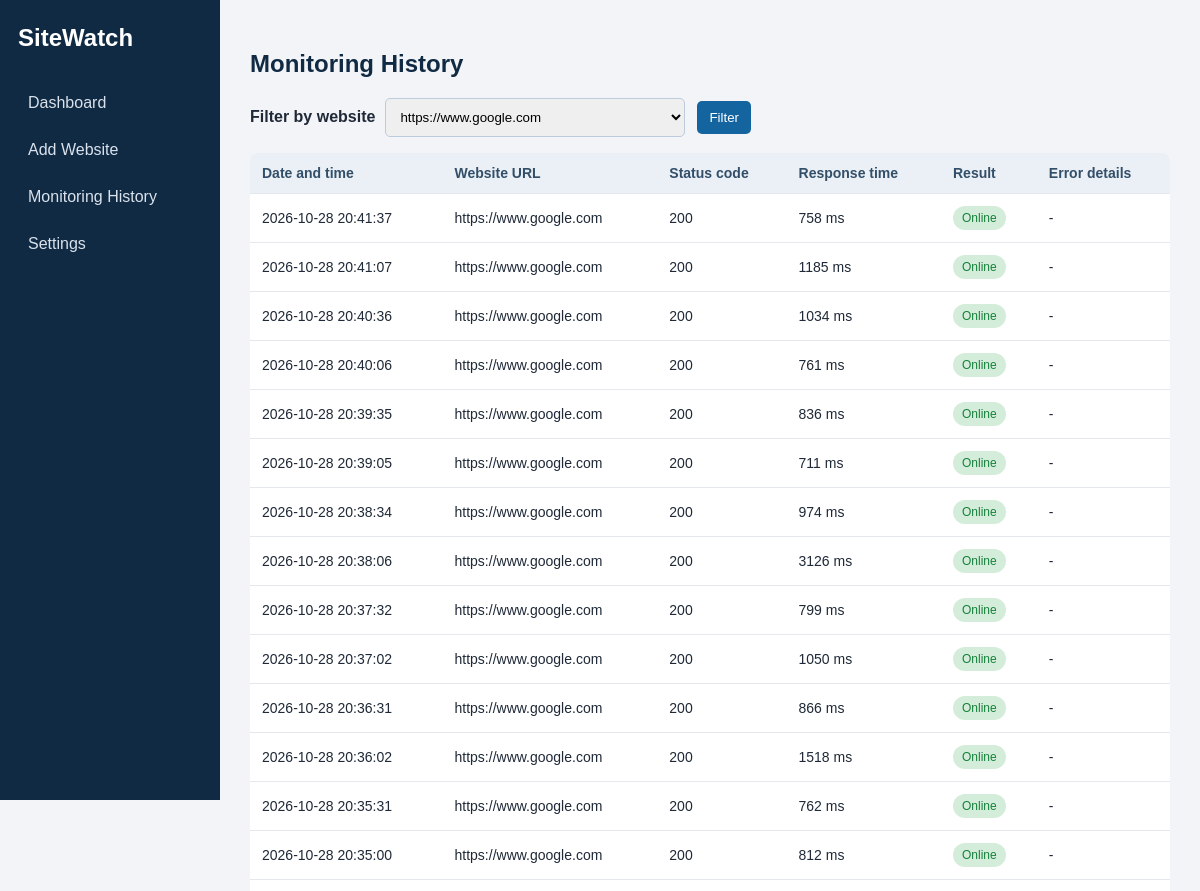
The app's page /history?website_id=1 (upper part), older data.
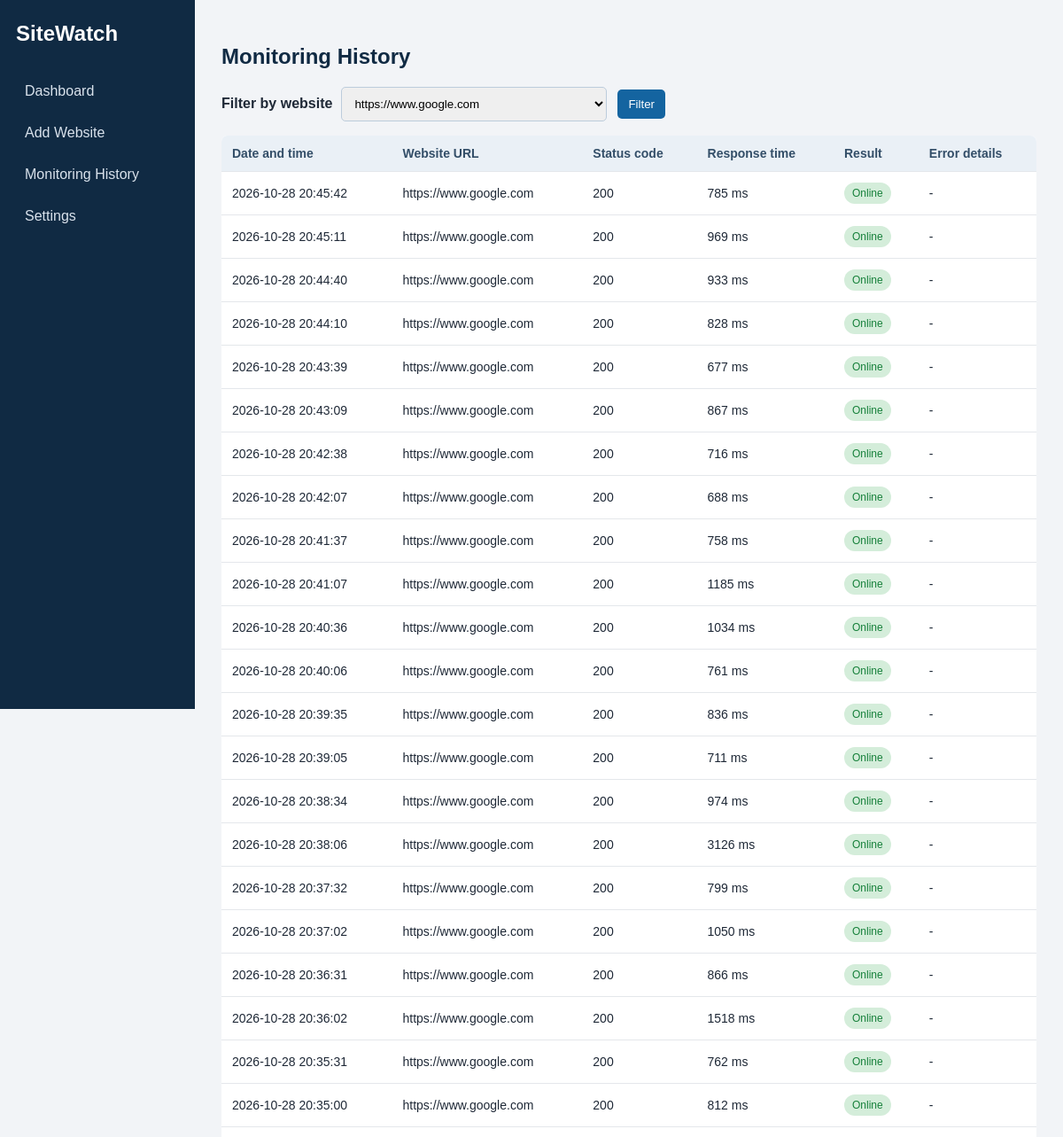
The same page, newer data.
### tables this page shows
CREATE TABLE MonitoringHistory (
            id INTEGER PRIMARY KEY AUTOINCREMENT,
            website_id INTEGER NOT NULL,
            status_code INTEGER,
            response_time INTEGER NOT NULL,
            result TEXT NOT NULL,
            checked_at TEXT NOT NULL,
            error_message TEXT,
            FOREIGN KEY (website_id) REFERENCES Websites(id) ON DELETE CASCADE
        );

CREATE TABLE Websites (
            id INTEGER PRIMARY KEY AUTOINCREMENT,
            url TEXT UNIQUE NOT NULL,
            interval_seconds INTEGER NOT NULL,
            created_at TEXT NOT NULL
        );

### app.py (the view)
@app.route("/history")
def history():
    website_id = request.args.get("website_id", "")
    connection = get_db()
    websites = connection.execute("SELECT id, url FROM Websites ORDER BY url").fetchall()
    if website_id:
        records = connection.execute("""
            SELECT h.*, w.url FROM MonitoringHistory h
            JOIN Websites w ON w.id = h.website_id
            WHERE h.website_id = ? ORDER BY h.checked_at DESC, h.id DESC
        """, (website_id,)).fetchall()
    else:
        records = connection.execute("""
            SELECT h.*, w.url FROM MonitoringHistory h
            JOIN Websites w ON w.id = h.website_id
            ORDER BY h.checked_at DESC, h.id DESC
        """).fetchall()
    connection.close()
    return render_template("history.html", records=records, websites=websites, selected=website_id)

### app.py (called while the page is built)
def get_db():
    connection = sqlite3.connect(DB_NAME)
    connection.row_factory = sqlite3.Row
    connection.execute("PRAGMA foreign_keys = ON")
    return connection

### templates/history.html (shortened to what this page needs)
{% extends "base.html" %}
{% block content %}
<h2>Monitoring History</h2>
<form class="filter-form" method="get">
    <label for="website_id">Filter by website</label>
    <select id="website_id" name="website_id">
        {% for website in websites %}
        <option value="{{ website.id }}" {% if selected == website.id|string %}selected{% endif %}>{{ website.url }}</option>
        {% endfor %}
    </select>
    <button class="button" type="submit">Filter</button>
</form>
{% if records %}
<div class="table-wrap">
<table>
    <thead><tr><th>Date and time</th><th>Website URL</th><th>Status code</th><th>Response time</th><th>Result</th><th>Error details</th></tr></thead>
    <tbody>
    {% for row in records %}
    <tr>
        <td>{{ row.checked_at }}</td><td>{{ row.url }}</td>
        <td>{{ row.status_code if row.status_code is not none else '-' }}</td>
        <td>{{ row.response_time }} ms</td>
        <td><span class="badge {{ 'online' if row.result == 'Online' else 'failed' }}">{{ row.result }}</span></td>
        <td>{{ row.error_message if row.error_message else '-' }}</td>
    </tr>
    {% endfor %}
    </tbody>
</table>
</div>
{% else %}
<p class="empty">No monitoring history is available.</p>
{% endif %}
{% endblock %}

### templates/base.html (shortened to what this page needs)
<!DOCTYPE html>
<html lang="en">
<head>
    <link rel="stylesheet" href="{{ url_for('static', filename='style.css') }}">
</head>
<body>
<div class="layout">
    <aside class="sidebar">
        <h1>SiteWatch</h1>
        <nav>
            <a href="{{ url_for('dashboard') }}">Dashboard</a>
            <a href="{{ url_for('add_website') }}">Add Website</a>
            <a href="{{ url_for('history') }}">Monitoring History</a>
            <a href="{{ url_for('settings') }}">Settings</a>
        </nav>
    </aside>
    <main class="content">
        {% block content %}{% endblock %}
    </main>
</div>
</body>
</html>

### static/style.css (style rules this page uses)
* { box-sizing: border-box; }
body { margin: 0; font-family: Arial, Helvetica, sans-serif; background: #f2f4f7; color: #1f2937; }
.layout { display: flex; min-height: 100vh; }
.sidebar { width: 220px; background: #102a43; color: white; padding: 24px 18px; position: fixed; height: 100vh; }
.sidebar h1 { margin: 0 0 30px; font-size: 24px; }
.sidebar nav a { display: block; color: #d9e2ec; text-decoration: none; padding: 12px 10px; border-radius: 5px; margin-bottom: 5px; }
.content { margin-left: 220px; width: calc(100% - 220px); padding: 30px; }
h2, h3 { color: #102a43; }
.table-wrap { overflow-x: auto; background: white; border-radius: 7px; }
table { width: 100%; border-collapse: collapse; }
th { background: #eaf0f6; text-align: left; color: #334e68; }
th, td { padding: 12px; border-bottom: 1px solid #e4e7eb; font-size: 14px; }
.badge { display: inline-block; padding: 5px 9px; border-radius: 12px; font-size: 12px; background: #d9e2ec; color: #334e68; }
.badge.online { background: #d4edda; color: #16803a; }
.button { border: 0; border-radius: 5px; background: #1464a0; color: white; padding: 9px 12px; cursor: pointer; text-decoration: none; margin: 2px; }
label { display: block; margin: 12px 0 6px; font-weight: bold; }
input, select { width: 100%; max-width: 500px; padding: 10px; border: 1px solid #bcccdc; border-radius: 5px; margin-bottom: 12px; }
.filter-form { display: flex; align-items: center; gap: 10px; margin-bottom: 16px; }
.filter-form label { margin: 0; }
.filter-form select { width: 300px; margin: 0; }

Row changes from the older to the newer data that the page shows:
added MonitoringHistory: checked_at "2026-10-28 20:45:42", url "https://www.google.com", status_code "200", response_time "785", result "Online", error_message "-"
added MonitoringHistory: checked_at "2026-10-28 20:45:11", url "https://www.google.com", status_code "200", response_time "969", result "Online", error_message "-"
added MonitoringHistory: checked_at "2026-10-28 20:44:40", url "https://www.google.com", status_code "200", response_time "933", result "Online", error_message "-"
added MonitoringHistory: checked_at "2026-10-28 20:44:10", url "https://www.google.com", status_code "200", response_time "828", result "Online", error_message "-"
added MonitoringHistory: checked_at "2026-10-28 20:43:39", url "https://www.google.com", status_code "200", response_time "677", result "Online", error_message "-"
added MonitoringHistory: checked_at "2026-10-28 20:43:09", url "https://www.google.com", status_code "200", response_time "867", result "Online", error_message "-"
added MonitoringHistory: checked_at "2026-10-28 20:42:38", url "https://www.google.com", status_code "200", response_time "716", result "Online", error_message "-"
added MonitoringHistory: checked_at "2026-10-28 20:42:07", url "https://www.google.com", status_code "200", response_time "688", result "Online", error_message "-"
